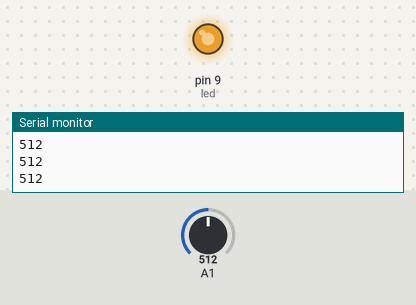
Bench run of a sketch on a simulated Arduino Uno, built with avr-gcc and run on an emulated ATmega328P. Parts: output pins drawn as LEDs (lit = HIGH), the last lines printed to the serial monitor. Inputs (shaded band) come from the test bench; at power-on: A1 = 512.

Above: at 1.2 s.
1.3 s: A1 set to 306
At 1.9 s:
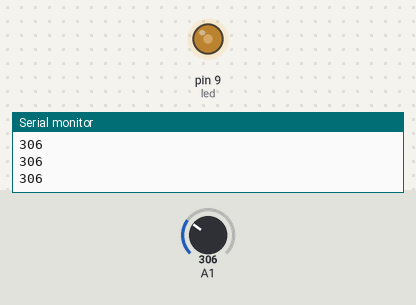
2.8 s: A1 set to 122
At 3.1 s:
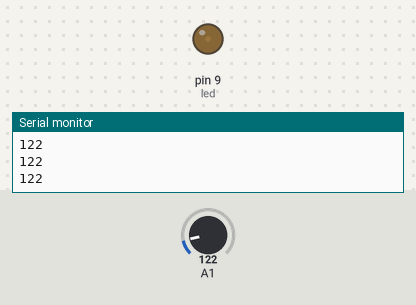
Timing chart, 0 to 5.8 s (numbered marks = the images above; inputs shaded):
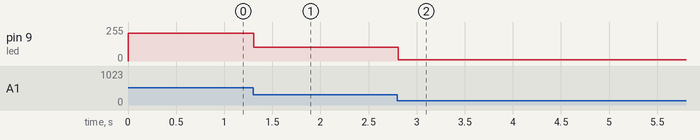

The sketch:

52PhotoResistorFading.ino
```cpp
int led = 9;

void setup() {
  Serial.begin(9600);
  pinMode(led, OUTPUT);
}

void loop() {
  int sensorValue = analogRead(A1);
  Serial.println(sensorValue);
  int brightness = map(sensorValue, 100, 600, 0, 255);
  analogWrite(led, brightness);
  delay(1);
}
```

Measured:
- after the input at 1.3 s, pin 9 (led): 210/255 → 105/255 at once
- after the input at 2.8 s, pin 9 (led): 105/255 → 11/255 at once
